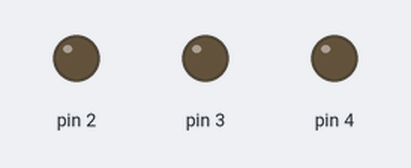
Simulated run of this sketch. Board: Arduino Uno, built with avr-gcc and run on an emulated ATmega328P. Shown: output pins drawn as LEDs (lit = HIGH).

Above: at 0.5 s.
At 1.5 s:
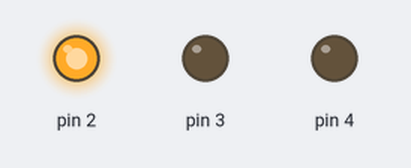
At 3.5 s:
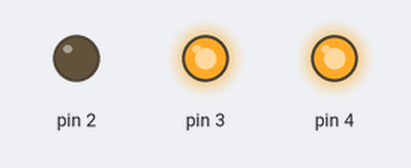
At 4.5 s:
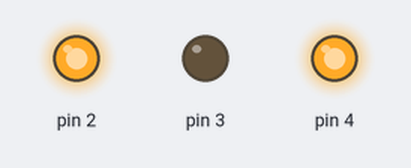
At 5.5 s:
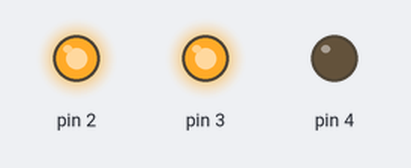
Timing chart, 0 to 6.9 s (numbered marks = the images above):
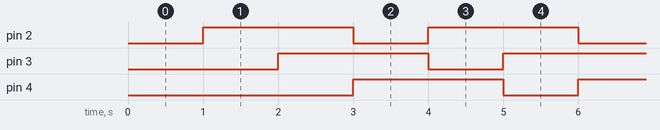

Measured:
- by itself, pin 2–4: alternates HIGH for 2.0 s and LOW for 1.0 s

The sketch:

blink_3ledForloop.ino
```cpp
int led2=3,led3=2,led1=4;
void setup()
{
  pinMode(2, OUTPUT);
  pinMode(3, OUTPUT);
  pinMode(4, OUTPUT);
}

void loop()
{ for(int p=2;p<5;p++)
{
  digitalWrite(p, LOW); // must be high
  delay(1000);
  digitalWrite(p, HIGH); //must be low
}

}
```
